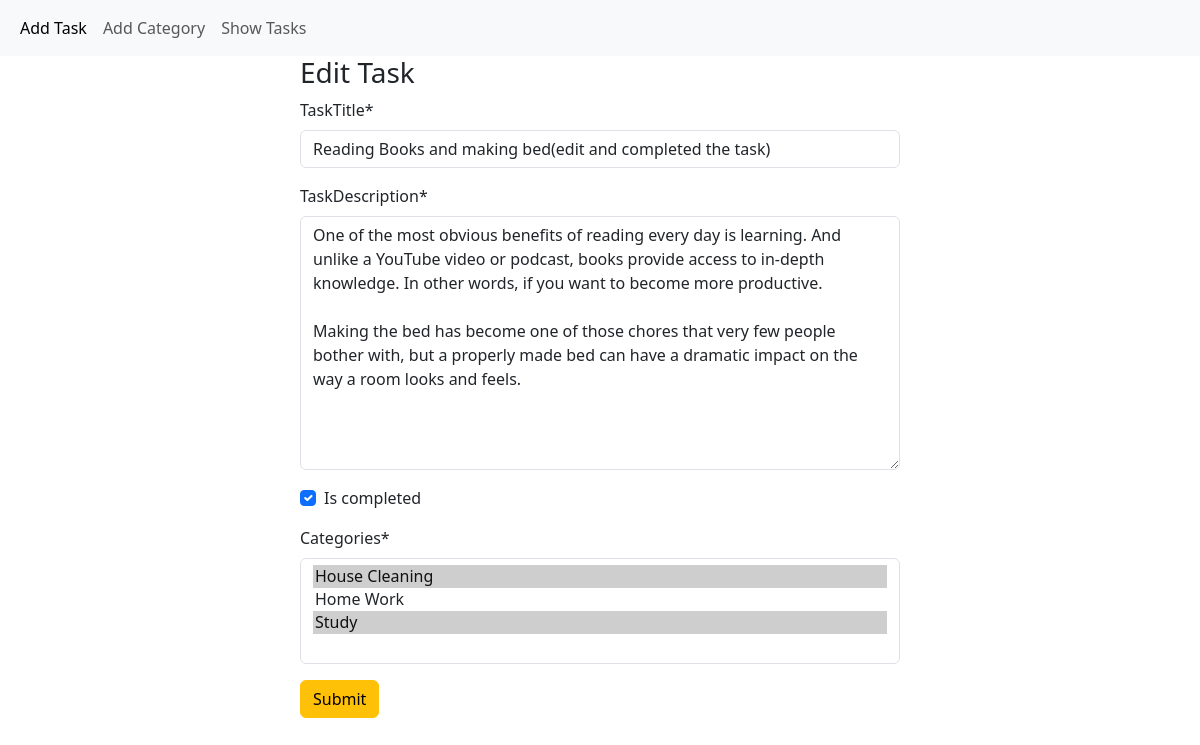
Page /task/edit_task/8/ on the committed database.
### task/models.py (models this page shows, shortened)
class TaskModel(models.Model):
    taskTitle = models.CharField(max_length=100)
    taskDescription = models.TextField()
    is_completed = models.BooleanField(default=False)
    task_assign_date = models.DateTimeField(auto_now_add=True)
    categories = models.ManyToManyField('category.TaskCategory')

### task/views.py (the view)
# urls.py: path('edit_task/<int:task_id>/', views.edit_task, name='edit_task'),
def edit_task(request, task_id):
    task = TaskModel.objects.get(id=task_id)
    if request.method == 'POST':
        form = TaskForm(request.POST, instance=task)
        if form.is_valid():
            form.save()
            return redirect('show_tasks')
    else:
        form = TaskForm(instance=task)
    return render(request, 'edit_task.html', {'form': form})

### task/forms.py
class TaskForm(forms.ModelForm):
    categories = forms.ModelMultipleChoiceField(queryset=TaskCategory.objects.all())
    class Meta:
        model = TaskModel
        fields = '__all__'

### category/models.py (called while the page is built)
    def __str__(self):
        return self.category_name

### task/templates/edit_task.html (shortened to what this page needs)
{% extends 'base.html' %}
{%  load crispy_forms_tags %}
{% block content %}
<form style="width:50% ; margin : auto" method="post">
    <h3>Edit Task</h3>
{{ form | crispy }}
<button class="btn btn-warning">Submit</button>
</form>
{% endblock %}

### rows in the picture
TaskModel: taskTitle "Reading Books and making bed(edit and completed the task)", taskDescription "One of the most obvious benefits of reading every day is learning. And unlike a YouTube video or podcast, books provide access to in-depth knowledge. In other words, if you want to become more productive. Making the bed has become one of those chores that very few people bother with, but a properly made bed can have a dramatic impact on the way a room looks and feels.", is_completed "☑"
